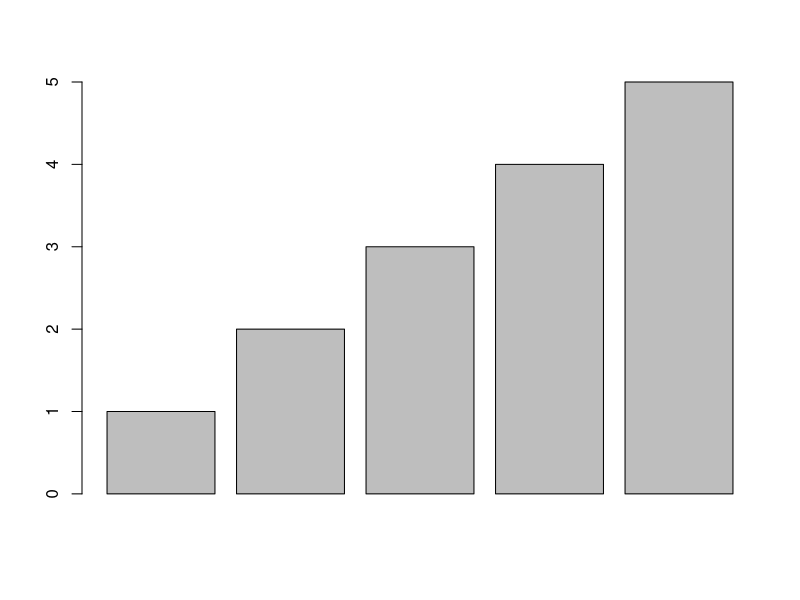

Here is the R script that generated this plot:
#employee data
employee <- data.frame(
  emp.id<-c(1000:1005),
  emp.name<-c("diwash","Ram","Harry","sita","sandy","Joe"),
  emp.salary<-c(100000:100005)
  #emp.Date<-as.Date.numeric(origin,2025/12/3,2025/12/3,2025/12/3,2025/12/3,2025/12/3)
)

employee
str(employee)
barplot(1:5)
